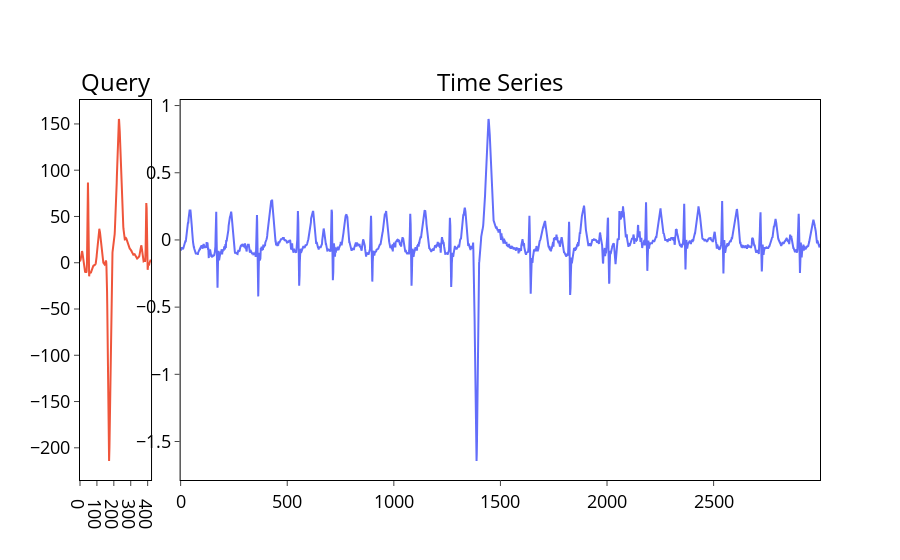

Notebook code for this chart:
### Markdown cell above
Далее выполните визулизацию временного ряда и образца поиска с помощью функции `plot_bestmatch_data()` из модуля *plots.py*.

### Code cell
plot_bestmatch_data(ts, query)

### Figure 1 — Plotly figure (JSON) as saved in the notebook; plotly's stock layout.template omitted (floating-point values rounded to 4 significant figures; data arrays with more than 128 entries replaced by an {"elided": "..."} marker saying what was removed)
{"data": [{"line": {"color": "#EF553B"}, "type": "scatter", "x": {"elided": "421 int values"}, "xaxis": "x", "y": {"elided": "421 float values"}, "yaxis": "y"}, {"line": {"color": "#636EFA"}, "type": "scatter", "x": {"elided": "3000 int values"}, "xaxis": "x2", "y": {"elided": "3000 float values"}, "yaxis": "y2"}], "layout": {"annotations": [{"font": {"color": "black", "size": 24}, "showarrow": false, "text": "Query", "x": 0.048, "xanchor": "center", "xref": "paper", "y": 1, "yanchor": "bottom", "yref": "paper"}, {"font": {"color": "black", "size": 24}, "showarrow": false, "text": "Time Series", "x": 0.568, "xanchor": "center", "xref": "paper", "y": 1, "yanchor": "bottom", "yref": "paper"}], "plot_bgcolor": "rgba(0,0,0,0)", "showlegend": false, "title": {"x": 0.5}, "xaxis": {"anchor": "y", "domain": [0, 0.096], "linecolor": "#000", "linewidth": 1, "mirror": true, "showgrid": false, "tickfont": {"color": "black", "size": 18}, "ticks": "outside", "tickwidth": 1}, "xaxis2": {"anchor": "y2", "domain": [0.136, 1], "linecolor": "#000", "linewidth": 1, "mirror": true, "showgrid": false, "tickfont": {"color": "black", "size": 18}, "ticks": "outside", "tickwidth": 1}, "yaxis": {"anchor": "x", "domain": [0, 1], "linecolor": "#000", "linewidth": 1, "mirror": true, "showgrid": false, "tickfont": {"color": "black", "size": 18}, "ticks": "outside", "tickwidth": 1, "zeroline": false}, "yaxis2": {"anchor": "x2", "domain": [0, 1], "linecolor": "#000", "linewidth": 1, "mirror": true, "showgrid": false, "tickfont": {"color": "black", "size": 18}, "ticks": "outside", "tickwidth": 1, "zeroline": false}}}
